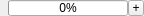
<ui version="4.0" >
 <class>ProgressWidget</class>
 <widget class="QWidget" name="ProgressWidget" >
  <property name="geometry" >
   <rect>
    <x>0</x>
    <y>0</y>
    <width>144</width>
    <height>16</height>
   </rect>
  </property>
  <property name="sizePolicy" >
   <sizepolicy vsizetype="Fixed" hsizetype="Fixed" >
    <horstretch>0</horstretch>
    <verstretch>0</verstretch>
   </sizepolicy>
  </property>
  <property name="minimumSize" >
   <size>
    <width>144</width>
    <height>16</height>
   </size>
  </property>
  <property name="windowTitle" >
   <string>Form</string>
  </property>
  <widget class="QProgressBar" name="progressBar" >
   <property name="geometry" >
    <rect>
     <x>8</x>
     <y>0</y>
     <width>120</width>
     <height>16</height>
    </rect>
   </property>
   <property name="sizePolicy" >
    <sizepolicy vsizetype="Minimum" hsizetype="Expanding" >
     <horstretch>0</horstretch>
     <verstretch>0</verstretch>
    </sizepolicy>
   </property>
   <property name="value" >
    <number>0</number>
   </property>
   <property name="textVisible" >
    <bool>true</bool>
   </property>
  </widget>
  <widget class="QToolButton" name="toolRestore" >
   <property name="geometry" >
    <rect>
     <x>128</x>
     <y>0</y>
     <width>16</width>
     <height>16</height>
    </rect>
   </property>
   <property name="sizePolicy" >
    <sizepolicy vsizetype="Fixed" hsizetype="Fixed" >
     <horstretch>0</horstretch>
     <verstretch>0</verstretch>
    </sizepolicy>
   </property>
   <property name="toolTip" >
    <string>Restore</string>
   </property>
   <property name="text" >
    <string>+</string>
   </property>
  </widget>
 </widget>
 <resources/>
 <connections/>
</ui>
